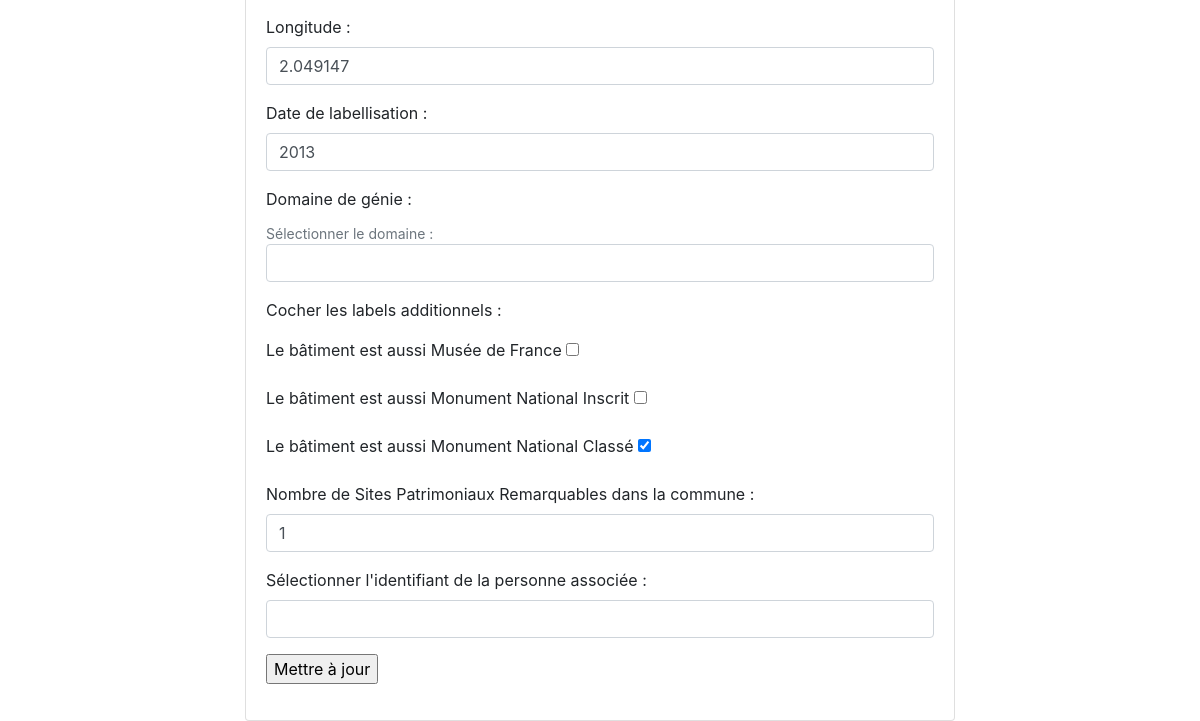
Before: /update/maisons/ABBAYE-ÉCOLE DE SORÈZE (lower part) with the older database file.
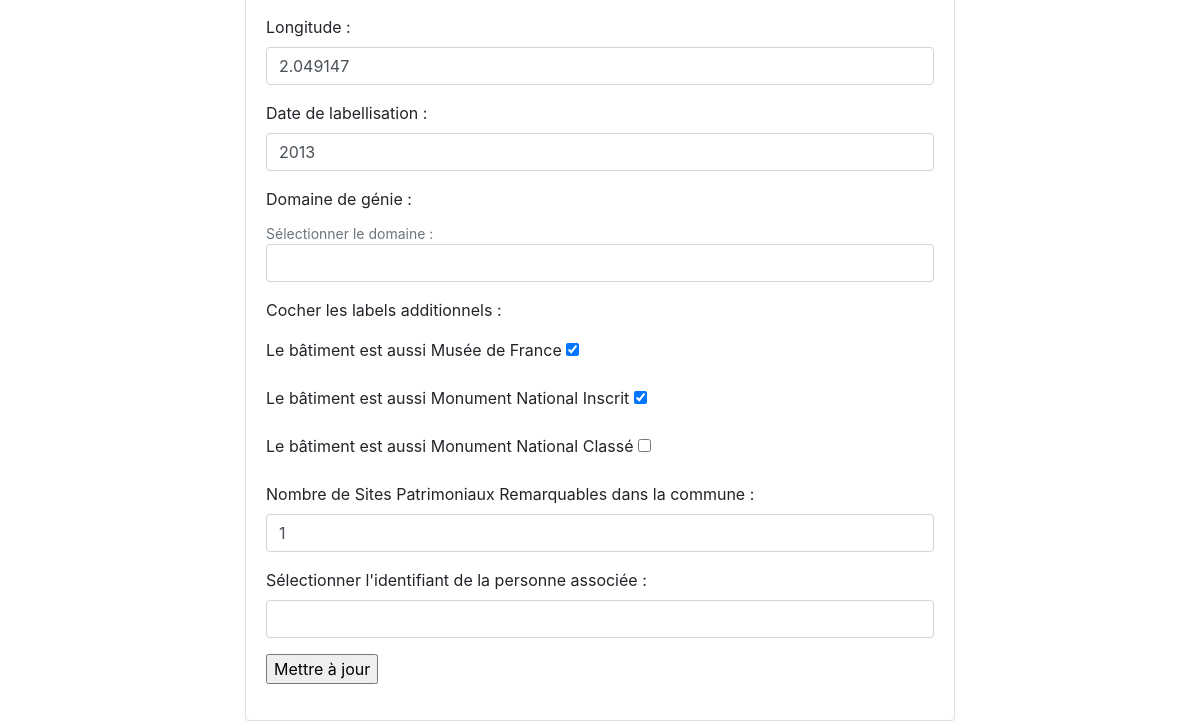
After: the same page with the newer database file.
### appli/app/models/data.py (models this page shows)
class Maisons(db.Model):
    __tablename__ = "maisons"
    id = db.Column(db.String(500), primary_key=True)
    denomination = db.Column(db.String(45))
    code_postal = db.Column(db.String(5))
    dpmt = db.Column(db.String(45))
    region = db.Column(db.String(45))
    adresse = db.Column(db.String(45))
    commune = db.Column(db.String(45))
    code_INSEE = db.Column(db.String(5))
    pays = db.Column(db.String(45))
    date_label = db.Column(db.Integer)
    latitude = db.Column(db.Float)
    longitude = db.Column(db.Float)
    museeFrance = db.Column(db.Boolean)
    monumentsInscrits = db.Column(db.Boolean)
    monumentsClasses = db.Column(db.Boolean)
    nombreSPR = db.Column(db.Integer, nullable=True)
    type = db.Column(db.Enum(Domaine))
    idWikidata = db.Column(
        db.String(20),
        db.ForeignKey('personnes.idWikidata'))
    @staticmethod
    def get_distinct_regions():
        distinct_regions = db.session.query(Maisons.region.distinct()).all()
        return [region[0] for region in distinct_regions]

### appli/app/routes/update.py (the view)
@app.route("/update/maisons/<string:nom_maison>", methods=['GET', 'POST'])
def update_maisons(nom_maison):
    distinct_regions = Maisons.get_distinct_regions()
    donnees= Maisons.query.filter(Maisons.denomination == nom_maison).first()
    form = UpdateMaisons(obj=donnees)
    form.idWikidata.choices = [('','')] + [(personnes.idWikidata, personnes.idWikidata) for personnes in Personnes.query.all()]
    form.region.choices = [('','')] + [(region, region) for region in distinct_regions]
    form.type.choices = [('','')] + [(domaine.value, domaine.value) for domaine in Domaine]
    print("Formulaire est-il valide ?", form.validate_on_submit())
    if not form.validate_on_submit():
        app.logger.error("Erreurs de validation du formulaire : %s", form.errors)
    try:
        if form.validate_on_submit():
            id =  clean_arg(request.form.get("id", None))
            adresse =  clean_arg(request.form.get("adresse", None))
            commune =  clean_arg(request.form.get("commune", None))
            code_postal =  clean_arg(request.form.get("code_postal", None))
            code_INSEE =  clean_arg(request.form.get("code_INSEE", None))
            dpmt =  clean_arg(request.form.get("dpmt", None))
            region =  clean_arg(request.form.get("region", None))
            pays =  clean_arg(request.form.get("pays", None))
            latitude =  clean_arg(request.form.get("latitude", None))
            longitude =  clean_arg(request.form.get("longitude", None))
            date_label =  clean_arg(request.form.get("date_label", None))
            type =  clean_arg(request.form.get("type", None))
            museeFrance =  clean_arg(request.form.get("museeFrance", None))
            monumentsInscrits =  clean_arg(request.form.get("monumentsInscrits", None))
            monumentsClasses =  clean_arg(request.form.get("monumentsClasses", None))
            nombreSPR =  clean_arg(request.form.get("nombreSPR", None))
            idWikidata = clean_arg(request.form.get("idWikidata", None))
            maison_a_mettre_a_jour = Maisons.query.filter(Maisons.denomination == nom_maison).first()
            if maison_a_mettre_a_jour:
                maison_a_mettre_a_jour.id = id
                maison_a_mettre_a_jour.adresse = adresse
                maison_a_mettre_a_jour.commune = commune
                maison_a_mettre_a_jour.code_postal = code_postal
                maison_a_mettre_a_jour.code_INSEE = code_INSEE
                maison_a_mettre_a_jour.dpmt = dpmt
                maison_a_mettre_a_jour.region = region
                maison_a_mettre_a_jour.pays = pays
                maison_a_mettre_a_jour.latitude = latitude
                maison_a_mettre_a_jour.longitude = longitude
                maison_a_mettre_a_jour.date_label = date_label
                maison_a_mettre_a_jour.type = Domaine.obtenir_clef(type)
                maison_a_mettre_a_jour.museeFrance = True if museeFrance == 'y' else False
                maison_a_mettre_a_jour.monumentsInscrits = True if monumentsInscrits == 'y' else False
                maison_a_mettre_a_jour.monumentsClasses = True if monumentsClasses == 'y' else False
                maison_a_mettre_a_jour.nombreSPR = nombreSPR
                maison_a_mettre_a_jour.idWikidata = idWikidata
                db.session.commit()
                print("insertion faite")
            else:
                print("Aucun information sur cette maison.")
    except Exception as e:
        print(f"Une erreur s'est produite : {str(e)}")
        db.session.rollback()
    return render_template("pages/update_maisons.html",
            sous_titre= "Update maisons",
            form=form,
            donnees=donnees)

### appli/app/models/formulaires.py
class UpdateMaisons(FlaskForm):
    id =  StringField("id", validators=[DataRequired()])
    denomination =  StringField("denomination", validators=[])
    code_postal =  StringField("code_postal", validators=[])
    adresse =  StringField("adresse", validators=[])
    commune =  StringField("commune", validators=[])
    dpmt =  StringField("dpmt", validators=[])
    region =  SelectField("region", choices=[], validators=[])
    code_INSEE =  StringField("code_INSEE", validators=[])
    pays =  StringField("pays", validators=[])
    date_label =  StringField("date_label", validators=[])
    latitude =  StringField("latitude", validators=[])
    longitude =  StringField("longitude", validators=[])
    museeFrance =  BooleanField("musee_france", validators=[])
    monumentsInscrits =  BooleanField("monuments_inscrits", validators=[])
    monumentsClasses =  BooleanField("monuments_classes", validators=[])
    nombreSPR =  IntegerField("nombre_SPR", validators=[])
    type =  SelectField("type", choices=[], validators = [])
    idWikidata =  SelectField("id_wikidata", choices = [], validators=[])

### appli/app/templates/pages/update_maisons.html (shortened to what this page needs)
{% extends "partials/conteneur.html" %}
{% block body %}
<div class="container">
    <div class="row">
        <div class="col-sm-2"></div>
        <div class="col-sm-8">
            <div class="collapse show" id="collapseExample">
                <div class="card card-body">
                    {% include "partials/formulaires/update_maison.html" %}
                </div>
            </div>
        </div>
        <div class="col-sm-2"></div>
    </div>
</div>
{% endblock %}

### appli/app/templates/partials/formulaires/update_maison.html (shortened to what this page needs)
<form action="{{url_for('update_maisons', nom_maison=donnees.denomination)}}" method="POST" name="update_maisons">
{%if donnees%}
    <div class="form-group">
        <label for="longitude">Longitude : </label>
        {{ form.longitude(class_="form-control") }}
    </div>
    <div class="form-group">
        <label for="date_label">Date de labellisation : </label>
        {{ form.date_label(class_="form-control") }}
    </div>
    <div class="form-group">
        <label for="type">Domaine de génie : </label>
        <small id="type" class="form-text text-muted">Sélectionner le domaine : </small>
        {{ form.type(class_="form-control") }}
    </div>
    <div class="form-group">
        <p>Cocher les labels additionnels : </p>
        <label for="musee_france">Le bâtiment est aussi Musée de France </label>
        {{ form.museeFrance() }}
    </div>
    <div class="form-group">
        <label for="monuments_inscrit">Le bâtiment est aussi Monument National Inscrit </label>
        {{ form.monumentsInscrits() }}
    </div>
    <div class="form-group">
        <label for="monuments_classes">Le bâtiment est aussi Monument National Classé </label>
        {{ form.monumentsClasses() }}
    </div>
    <div class="form-group">
        <label for="nombre_SPR">Nombre de Sites Patrimoniaux Remarquables dans la commune : </label>
        {{ form.nombreSPR(class_="form-control") }}
    </div>
    <div class="form-group">
        <label for="id_wikidata">Sélectionner l'identifiant de la personne associée : </label>
        {{ form.idWikidata(class_="form-control") }}
    </div>
    {%endif%}
    <p><input type="submit" value="Mettre à jour"></p>
</form>

Changed rows visible on the page:
changed Maisons: museeFrance "☐" → "☑"; monumentsInscrits "☐" → "☑"; monumentsClasses "☑" → "☐"
